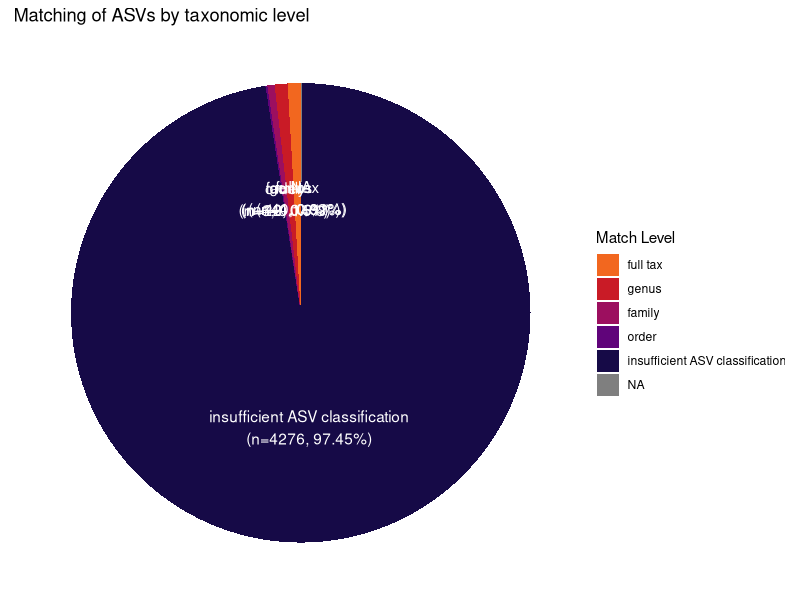
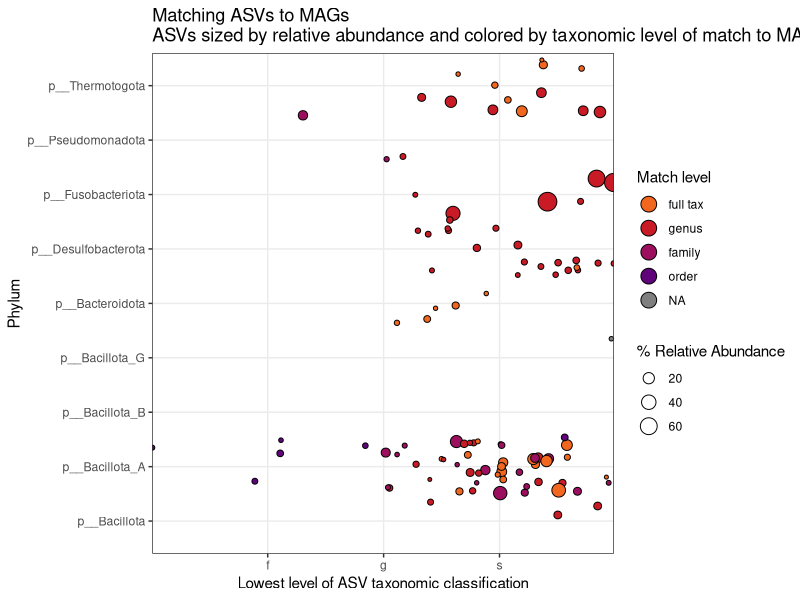
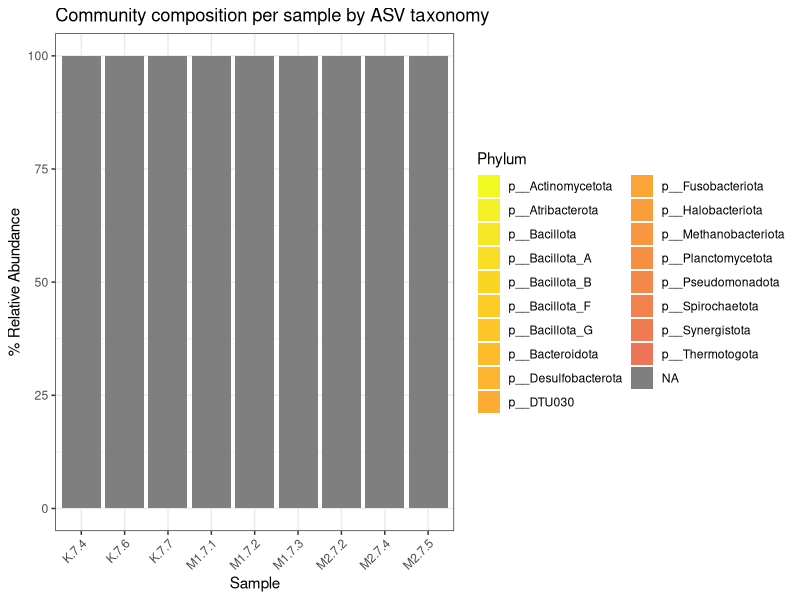
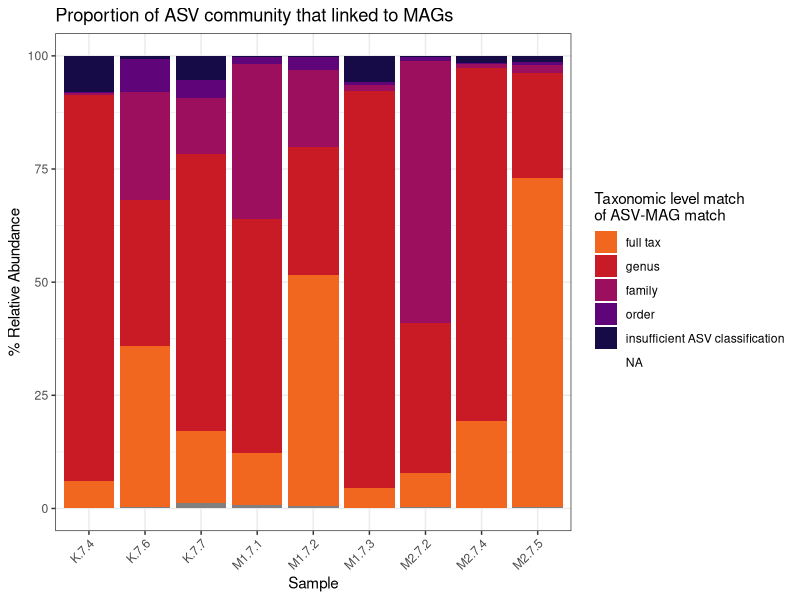
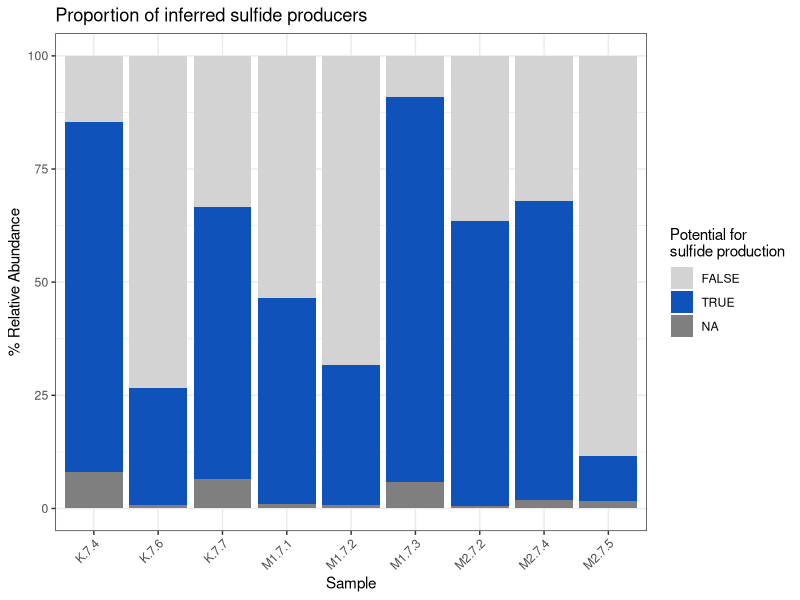
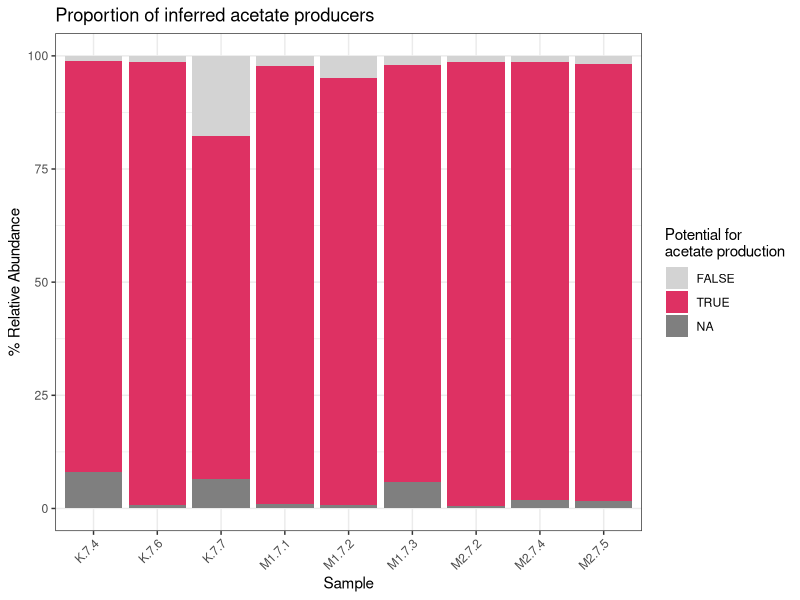
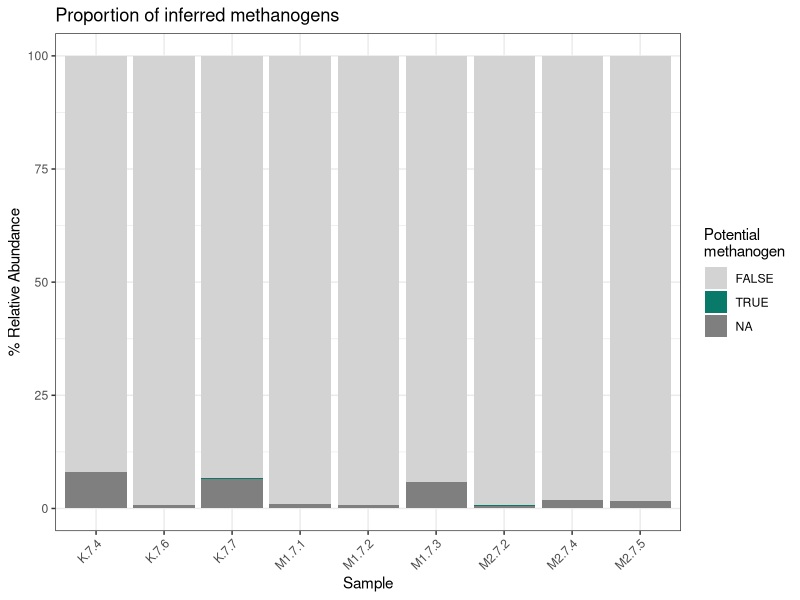

Generate these figures, in order, with R:
# Load packages
library(tidyverse)
library(ggplot2)

#### READ IN FILES ####
# read in MAG table - this will always be the same (unless updated in the future by me)
mags <- read.delim("tool/shale_MAGS_978.txt", header = TRUE)

# read in user feature table 
feat <- read.delim("tool/feature_table_w_tax.txt", header = TRUE, skip = 1)


################ FORMAT MAG TABLE ##############################################
# This is truncating the MAG tax string at different levels for a 'lookup' later on 
# Technically only needs to be done once per environment load 
mags <- mags %>%
  mutate(MAG_genus = sub("(;s__.*)$", "", MAG_FULL_tax,),
         MAG_family = sub("(;g__.*)$", "", MAG_FULL_tax),
         MAG_order = sub("(;f__.*)$", "", MAG_FULL_tax),
         MAG_class = sub("(;o__.*)$", "", MAG_FULL_tax))

################### FORMAT ASV TABLE ###########################################
# rename the first column (ASVs) as such 
colnames(feat)[1] <- "ASV"

# extract the columns 'ASV' and 'taxonomy' from the feature table & rename
taxa <- feat %>%
  select(ASV, "ASV_FULL_tax" = taxonomy) %>%
  separate(ASV_FULL_tax, into = c("d","p","c","o","f","g","s"), sep = ";", remove = FALSE) %>% 
  #truncate the taxonomy strings to everything after 'genus' by removing all species and all other levels
  mutate(ASV_genus = sub("(;s__.*)$", "", ASV_FULL_tax),
         ASV_family = sub("(;g__.*)$", "", ASV_FULL_tax),
         ASV_order = sub("(;f__.*)$", "", ASV_FULL_tax),
         ASV_class = sub("(;o__.*)$", "", ASV_FULL_tax))

# CHECK - count total number of rows in taxa and input 'feat' and checking that they match 
# nrow(taxa) == nrow(feat)

# SAVE - count the total number of ASVs in a feature table
TOTAL_FEAT <- nrow(feat)


################################################################################
######################## START OF COMPARING ####################################
################################################################################


########## COUNTING ASVs THAT ARE INSUFFICIENTLY CLASSIFIED ####################
# Counting the number of ASVs that are Unassigned at the domain (d) level
insuf_ASV_UNASSIGNED <- sum(taxa$d == "Unassigned", na.rm = TRUE)

# Counting the number of ASVs that do not classify past the domain level 
insuf_ASV_justDOMAIN <- sum(is.na(taxa$p))

# Counting the number of ASVs that do not classify past the phylum level 
insuf_ASV_justPHYLUM <- sum(is.na(taxa$c))

# Counting the number of ASVs that do not classify past the class level 
insuf_ASV_justCLASS <- sum(is.na(taxa$o))

# Make a new column 'match_level' and mark all of the above as having insufficient data to continue forward 
merged_data <- taxa %>%
  mutate(match_level = ifelse(is.na(o), "insufficient ASV classification", NA))

# Count the number of ASVs with insufficient classification to move forward
count_ASV_insuf <- sum(merged_data$match_level == "insufficient ASV classification", na.rm = TRUE)



#################### FULL TAX MATCH ############################################
# Assuming 'taxa' is the dataframe with the 'ASV_FULL_tax' column
# Assuming 'mags' is the dataframe with the 'MAG_FULL_tax', 'MAG', and 'compl' columns

# Select rows with the highest completion value for each 'MAG_FULL_tax'
# Need to do this as there might be more than one MAG with identical taxanomic classification - so in those cases it should choose the highest completion MAG
mags_filtered_FULL <- mags %>%
  group_by(MAG_FULL_tax) %>%
  slice_max(order_by = compl, with_ties = FALSE) %>%
  ungroup()

# Count the number of unique MAGs at full classification in dataset
MAGs_unique_FULL <- nrow(mags_filtered_FULL)

# Filter rows with NA in merged_data 
na_rows_full <- merged_data %>% filter(is.na(match_level))

# left join to look up MAG for matching full classificaiton between ASV and MAG
merged_data_full <- left_join(
  na_rows_full,
  select(mags_filtered_FULL, MAG_FULL_tax, MAG),
  by = c("ASV_FULL_tax" = "MAG_FULL_tax")
) %>%
  # Add a new column based on condition
  mutate(match_level = ifelse(!is.na(MAG), "full tax", NA))

# Combine with original dataset
merged_data <- bind_rows(merged_data %>% filter(!is.na(match_level)), merged_data_full)

# CHECK SOME NUMBERS !
## First - merged_data should be the same as 'feat' 
#nrow(merged_data) == nrow(feat)

# Second - how many ASVs match at the full taxanomic string match level?
count_ASV_FULL <- sum(merged_data$match_level == "full tax", na.rm = TRUE)



#################### GENUS LEVEL MATCH #########################################
# Assuming 'taxa' is the dataframe with the 'ASV_genus' column
# Assuming 'mags' is the dataframe with the 'MAG_genus' column
# Assuming 'merged_data' is the dataframe from the previous step

# Filter mags to just unique with highest completion 
mags_filtered_GENUS <- mags %>%
  group_by(MAG_genus) %>%
  slice_max(order_by = compl, with_ties = FALSE) %>%
  ungroup()

# Count the number of unique MAGs at genus level classification in dataset
MAGs_unique_GENUS <- nrow(mags_filtered_GENUS)

# Filter rows with NA in taxa match (MAG/level match columns)
na_rows_genus <- merged_data %>% filter(is.na(match_level))

# Left join on filtered rows
merged_data_genus <- left_join(
  na_rows_genus,
  select(mags_filtered_GENUS, MAG_genus, MAG),
  by = c("ASV_genus" = "MAG_genus")
) %>% 
  rename(MAG = MAG.y) %>% 
  # Fill in new_column with 'genus' for newly added rows
  mutate(match_level = ifelse(!is.na(MAG), "genus", NA))

# Combine original merged_data with new_merged_data
merged_data <- bind_rows(merged_data %>% filter(!is.na(match_level)), merged_data_genus) %>% 
  select(-MAG.x)


# Again - CHECK some numbers!
# check merged data
nrow(merged_data) == nrow(feat)

# Count how many ASVs matched at the genus level
count_ASV_GENUS <- sum(merged_data$match_level == "genus", na.rm = TRUE)




########################### FAMILY LEVEL #######################################
# Assuming 'taxa' is your dataframe with the 'ASV_genus' column
# Assuming 'mags' is your dataframe with the 'MAG_genus' column
# Assuming 'merged_data' is your dataframe from the previous step
# Filter mags to just unique with highest completion 

# Filter mags to just unique with highest completion at family level
mags_filtered_FAMILY <- mags %>%
  group_by(MAG_family) %>%
  slice_max(order_by = compl, with_ties = FALSE) %>%
  ungroup()

# Count the number of unique MAGs at family level classification in dataset
MAGs_unique_FAMILY <- nrow(mags_filtered_FAMILY)

# Filter rows with NA in taxa match (MAG/level match columns)
na_rows_family <- merged_data %>% filter(is.na(match_level))

# Left join on filtered rows
merged_data_family <- left_join(
  na_rows_family,
  select(mags_filtered_FAMILY, MAG_family, MAG),
  by = c("ASV_family" = "MAG_family")
) %>% 
  rename(MAG = MAG.y) %>% 
# Fill in new_column with 'family' for newly added rows
  mutate(match_level = ifelse(!is.na(MAG), "family", NA))

# Combine original merged_data with new_merged_data
merged_data <- bind_rows(merged_data %>% filter(!is.na(match_level)), merged_data_family) %>% 
  select(-MAG.x)


# Again - CHECK some numbers!
# check merged data
nrow(merged_data) == nrow(feat)

# Count how many ASVs matched at the genus level
count_ASV_FAMILY <- sum(merged_data$match_level == "family", na.rm = TRUE)



######################### ORDER LEVEL ##########################################
# Assuming 'taxa' is the dataframe with the 'ASV_order' column
# Assuming 'mags' is the dataframe with the 'MAG_order' column
# Assuming 'merged_data' is the dataframe from the previous step
# Filter mags to just unique with highest completion 

# Filter mags to just unique with highest completion at order level
mags_filtered_ORDER <- mags %>%
  group_by(MAG_order) %>%
  slice_max(order_by = compl, with_ties = FALSE) %>%
  ungroup()

# Count the number of unique MAGs at order level classification in dataset
MAGs_unique_ORDER <- nrow(mags_filtered_ORDER)

# Filter rows with NA in taxa match (MAG/level match columns)
na_rows_order <- merged_data %>% filter(is.na(match_level))

# Left join on filtered rows
merged_data_order <- left_join(
  na_rows_order,
  select(mags_filtered_ORDER, MAG_order, MAG),
  by = c("ASV_order" = "MAG_order")
) %>% 
  rename(MAG = MAG.y) %>% 
# Fill in new_column with 'family' for newly added rows
  mutate(match_level = ifelse(!is.na(MAG), "order", NA))

# Combine original merged_data with new_merged_data
merged_data <- bind_rows(merged_data %>% filter(!is.na(match_level)), merged_data_order) %>% 
  select(-MAG.x)


# Again - CHECK some numbers!
# check merged data
nrow(merged_data) == nrow(feat)

# Count how many ASVs matched at the genus level
count_ASV_ORDER <- sum(merged_data$match_level == "order", na.rm = TRUE)



################################################################################
################################################################################
################################################################################


####################### Filter out samples with low counts #####################
# Calculate the sums of each column from 2 to the second last column
feat_column_sums <- colSums(feat[2:(ncol(feat) - 1)])

# Identify columns that sum to less than 100
samples_to_remove <- names(feat_column_sums[feat_column_sums < 100])

# Extract columns that sum to less than 100 into a new data matrix
removed_samples <- feat %>%
  select(ASV, all_of(samples_to_remove), taxonomy)

# Count the number of removed samples - subtracting by 2 since it also copies over the ASV and tax columns
removed_samples_numb <- (ncol(removed_samples)) -2

# Remove these columns from the original data matrix
feat_filt <- feat %>%
  select(-all_of(samples_to_remove))



################ Convert feature table to relative abundance ###################
# Function to convert to relative abundance 
convert_to_relative_abundance <- function(column) {
  column_sum <- sum(column)
  relative_abundance <- (column / column_sum) * 100
  return(relative_abundance)
}

# Use function on feature table to convert
feat_filt_relab <- feat_filt %>%
  mutate(across(2:(ncol(.) - 1), convert_to_relative_abundance))
  

######### Convert feature table to long format and bind with MAG data ##########
# Pivot longer to get the feature table in the right format
feat_filt_relab_long <- feat_filt_relab %>%
  pivot_longer(cols = 2:(ncol(feat_filt_relab) - 1),
               names_to = "Sample",
               values_to = "Relabund") %>%
  # Expand taxonomy column
  separate(
    taxonomy,
    into = c("d", "p", "c", "o", "f", "g", "s"),
    sep = ";",
    remove = FALSE
  ) %>%
  # Match the ASV ID with the MAG it matched to from the comparing section
  left_join(merged_data %>% select(ASV, MAG, match_level), by = "ASV") %>%
  
  # Match the MAG ID with the MAG metatdata in the 'mags' data matrix
  left_join(mags %>% select(MAG, basin, compl, contam, sPROD, acetatePROD, METHANO),
            by = "MAG")


###############################################################################
###################### FINAL SAVED OUTPUT TABLES ###############################

# First need to collect the MAG data and add it to the ASV (merged_data) matrix
merged_data_FINAL <- merged_data %>%
  left_join(
    mags %>% select(MAG, basin, compl, contam, sPROD, acetatePROD, METHANO),
    by = "MAG")

# Need to establish an order to the data so that it presents in a logical order downstream
match_order <- c("full tax", "genus", "family", "order", "insufficient ASV classification", "NA")

# Clean up final merged data matrix for user output table
merged_data_FINAL <- merged_data_FINAL %>%
  arrange(match_level)

remove_columns <- c("d", "p", "c", "o", "f", "g", "s", "ASV_genus", "ASV_family", "ASV_order", "ASV_class")

merged_data_OUTPUT <- merged_data_FINAL %>%
  select(-all_of(remove_columns))

##### SAVE FINAL DATA FRAME FOR USER ####
#write_csv(merged_data_OUTPUT, "ASV_to_MAGs_output.csv")


# Summarize the data to get counts of each match_level
match_level_counts <- merged_data_FINAL %>%
  group_by(match_level) %>%
  summarize(count = n()) %>%
  ungroup()

# Also want to add percentages to this - setting up for ggplot pie chart etc below
match_level_counts <- match_level_counts %>%
  mutate(percentage = count / sum(count) * 100) %>%
  mutate(percentage = round(count / sum(count) * 100, 2)) %>%
  mutate(label = paste0(match_level, "\n(n=", count, ", ", percentage, "%)"))

##### SAVE COUNTS AS OUTPUT ####
#write.csv(match_level_counts, "ASV_matching_percents.csv")



################################################################################
################################################################################
############################ FIGURES TIME ! ####################################


##################### PIE CHART ################################################

# Need to order the data first so that it presents in a logical order
match_level_counts <- match_level_counts %>%
  mutate(match_level = factor(match_level, levels = match_order))

# Plot pie chart
p1 <- ggplot(match_level_counts, aes(x = "", y = count, fill = match_level)) +
  geom_bar(stat = "identity", width = 1) +
  scale_fill_manual(values = c("#F2671F", "#C91B26", "#9C0F5F", "#60047A", "#160A47","#808080")) +
  coord_polar(theta = "y") +
  theme_void() +
  labs(title = "Matching of ASVs by taxonomic level",
       fill = "Match Level") +
  theme(legend.position = "right") +
  geom_text(aes(label = label), color="white", position = position_stack(vjust = 0.5))
p1
#ggsave("p1_PieChart.pdf", plot = p1)



###################### BUBBLE CHART ############################################
# For the next plot I want to show the lowest level of tax classification for an ASV
# Already have taxa string split into the various delimited levels
# So need to find the lowest level - aka where the first NA is

# Define the columns to check
find_lowest_tax <- c("d", "p", "c", "o", "f", "g", "s")

# Function to find the first NA column
first_na_column <- function(row) {
  first_na <- which(is.na(row))
  if (length(first_na) == 0) {
    return("s")  # No NAs in the row
  } else {
    return(names(row)[first_na[1]])
  }}

# Apply the function to each row in the data frame
feat_filt_relab_long$first_na <- apply(feat_filt_relab_long[find_lowest_tax], 1, first_na_column)

# Filter the table to remove really low abundance and NAs in the phylum column
feat_filt_relab_long_p2 <- feat_filt_relab_long %>%
  filter(Relabund >0.05) %>%
  filter(!is.na(p))

# Manipulate the file so that everything is ordered correctly for graphing
feat_filt_relab_long_p2 <- feat_filt_relab_long_p2 %>%
  mutate(first_na = factor(first_na, levels = c("c", "o", "f", "g", "s"))) %>%
  mutate(match_level = factor(match_level, levels = match_order))

# Make bubble plot
p2<-ggplot(feat_filt_relab_long_p2 %>% filter(Relabund >1), aes(x=first_na, y=p, fill = match_level)) +
  geom_jitter(aes(size=Relabund), shape = 21, width = 1, height = 0.5) +
  theme_bw() + 
  scale_fill_manual(values = c("#F2671F", "#C91B26", "#9C0F5F", "#60047A", "#160A47","#808080")) +
  labs(title = "Matching ASVs to MAGs\nASVs sized by relative abundance and colored by taxonomic level of match to MAG",
       fill = "Match level",
       size = "% Relative Abundance") +
  xlab("Lowest level of ASV taxonomic classification") + 
  ylab("Phylum") +
  guides(fill = guide_legend(override.aes = list(size = 5)))
p2  
#ggsave("p2_ASVs_that_match_1perc.pdf", plot = p2)




##################### STACKED BAR CHARTS COMM COMP #############################
# Establishing the color pallette becuase it became an issue in plotting
library(viridis)
plasma_palette <- viridis_pal(option = "plasma")(50)
reversed_palette <- rev(plasma_palette)

# Stack barcharts - ALL - ASV - PHYLUM 
p3 <- ggplot(feat_filt_relab_long, aes(x=Sample, y=Relabund, fill=rev(p))) +
  geom_bar(stat="identity") +
  theme_bw() + 
  labs(title = "Community composition per sample by ASV taxonomy",
       fill = "Phylum") +
  scale_fill_manual(values = reversed_palette) +
  guides(fill = guide_legend(ncol = 2)) +
  xlab("Sample") +
  ylab("% Relative Abundance") +
  theme(axis.text.x=element_text(angle = 45, hjust = 1))
p3
#ggsave("p3_ASV_comcomp_Phylum.pdf", plot = p3)




############### Stack barcharts - MATCHING MAGS REPRESENTATIVES ################
# First need to filter and re-order some things so the plots look pretty
feat_filt_relab_long_ordered <- feat_filt_relab_long %>%
  mutate(match_level = factor(match_level, levels = rev(match_order)))

# Stack barcharts - ALL - ASV - FAMILY - MATCHING MAGS REPRESENTATIVES
p4<-ggplot(feat_filt_relab_long_ordered, aes(x=Sample, y=Relabund, fill=match_level)) +
  geom_bar(stat="identity") +
  theme_bw() + 
  labs(title = "Proportion of ASV community that linked to MAGs",
       fill = "Taxonomic level match\nof ASV-MAG match") +
  scale_fill_manual(values = c("#F2671F", "#C91B26", "#9C0F5F", "#60047A", "#160A47", "#808080"), limits = match_order) +
  xlab("Sample") +
  ylab("% Relative Abundance") +
  theme(axis.text.x=element_text(angle = 45, hjust = 1))
p4
#ggsave("p5_ASV_comcomp_Matches.pdf", plot = p5)




############# BAR CHARTS LINKING TO FUNCTION ###################################
# Stack barcharts - FUNCTION - SULFIDE 
p5<-ggplot(feat_filt_relab_long, aes(x=Sample, y=Relabund, fill=sPROD)) +
  geom_bar(stat = "identity") + 
  theme_bw() +
  labs(title = "Proportion of inferred sulfide producers",
       fill = "Potential for\nsulfide production") + 
  xlab("Sample") +
  ylab("% Relative Abundance") +
  scale_fill_manual(values = c("#d3d3d3", "#0F52BA", "#434343")) +
  theme(axis.text.x=element_text(angle = 45, hjust = 1))
p5 
#ggsave("p6_ASV_function_sulfide.pdf", plot = p6)


# Stack barcharts - FUNCTION - ACETATE
p6<-ggplot(feat_filt_relab_long, aes(x=Sample, y=Relabund, fill=acetatePROD)) +
  geom_bar(stat = "identity") + 
  theme_bw() +
  labs(title = "Proportion of inferred acetate producers",
       fill = "Potential for\nacetate production") +
  xlab("Sample") +
  ylab("% Relative Abundance") +
  scale_fill_manual(values = c("#d3d3d3", "#DE3163", "#434343")) +
  theme(axis.text.x=element_text(angle = 45, hjust = 1))
p6
#ggsave("p7_ASV_function_acetate.pdf", plot = p7)


# Stack barcharts - FUNCTION - METHANOGENS
p7<-ggplot(feat_filt_relab_long, aes(x=Sample, y=Relabund, fill=METHANO)) +
  geom_bar(stat = "identity") + 
  theme_bw() +
  labs(title = "Proportion of inferred methanogens",
       fill = "Potential\nmethanogen") +
  xlab("Sample") +
  ylab("% Relative Abundance") +
  scale_fill_manual(values = c("#d3d3d3", "#097969", "#434343")) +
  theme(axis.text.x=element_text(angle = 45, hjust = 1))
p7
#ggsave("p8_ASV_function_methanogens.pdf", plot = p8)



